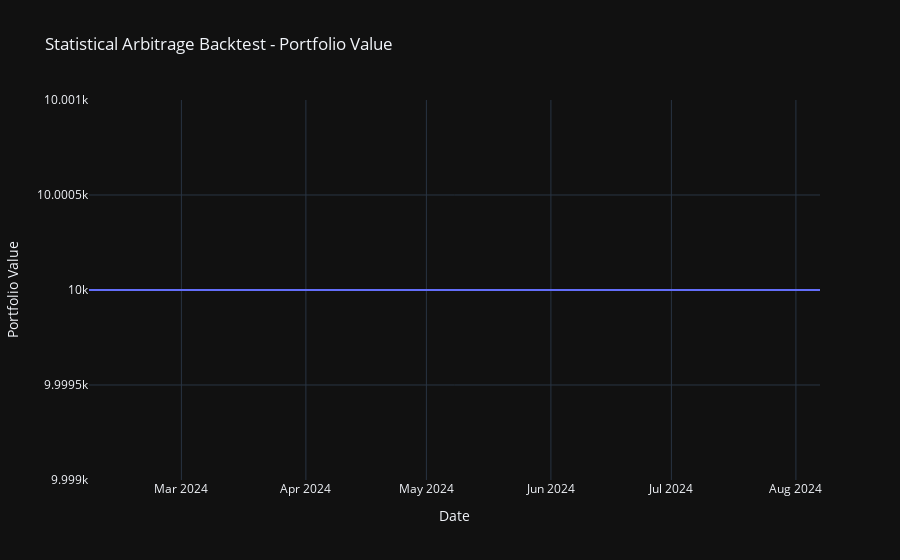
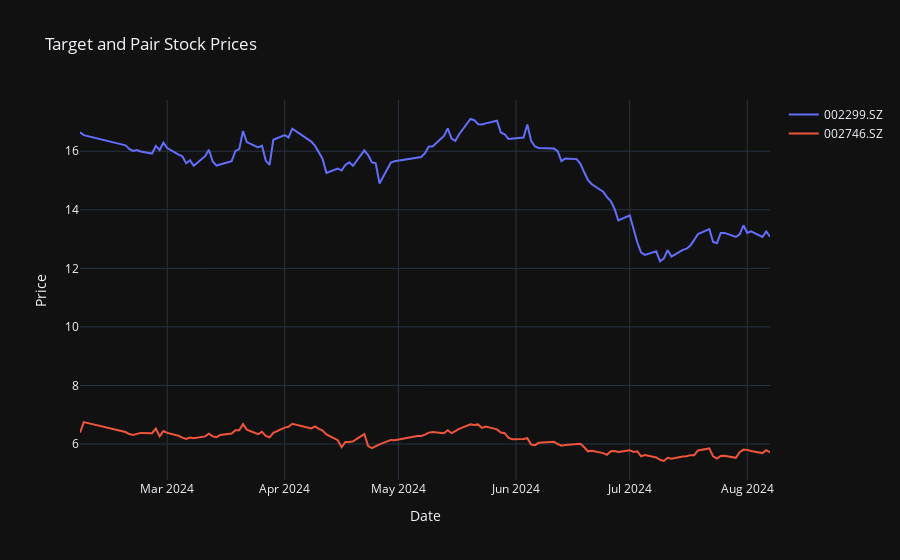
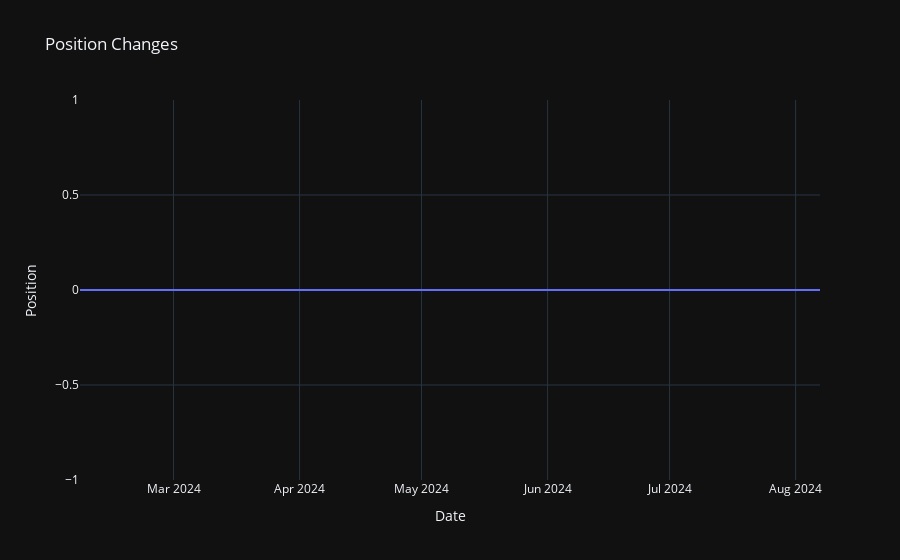
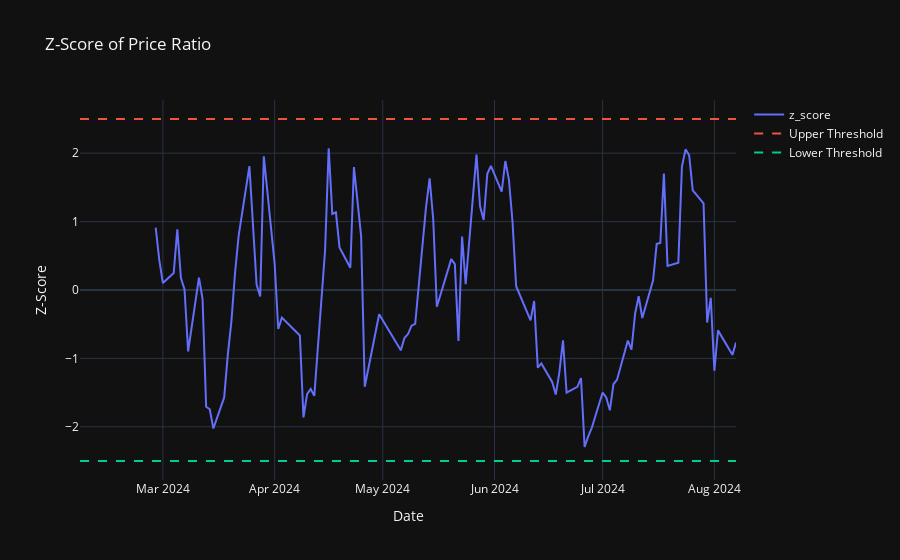

Here is the notebook cell these charts were saved with, in order:
### Code cell
# 从Excel文件读取数据
df = pd.read_excel('Stocks.xlsx', sheet_name='Target-Pair')
df = df.astype(str)

# 转换为字典
stock_pairs = {row['Stock Symbol']: row['Potential Pair'].replace("'","").split(', ') for _, row in df.iterrows()}

for target_stock, potential_pairs in stock_pairs.items():
    print(f"Processing {target_stock}...")
    # 获取目标股票和潜在配对股票的数据
    all_stocks = [target_stock] + potential_pairs
    # stock_data = get_stock_data(all_stocks, start_date, end_date)
    stock_data = get_stock_data(all_stocks)
    # print(stock_data.tail(10))
    # 数据清洗，去除缺失值
    stock_data = stock_data.dropna()
    cointegration_threshold = 0.05
    pair_stock = pair_selection(stock_data, target_stock, cointegration_threshold)
    while len(pair_stock) == 0 and cointegration_threshold <= 0.5:
        cointegration_threshold += 0.05
        pair_stock = pair_selection(stock_data, target_stock, cointegration_threshold)
    if pair_stock == []:
        print(f"Cannot Find Pair Stock For {target_stock}!")
        continue
    
    print(f"Cointegration Threshold Used: {cointegration_threshold}")    
    window, threshold = find_best_params(stock_data, target_stock, pair_stock, initial_capital, transaction_cost, stop_loss, take_profit, max_position)
    # threshold = 2.0
    buy_signal, sell_signal, close_signal = generate_trading_signals(stock_data[target_stock], stock_data[pair_stock], window, threshold)
    # 回测策略并获取结果
    portfolio_values, positions, buy_dates, sell_dates = backtest(stock_data[target_stock], buy_signal, sell_signal, close_signal, initial_capital, transaction_cost, stop_loss, take_profit, max_position)
    # 可视化
    visualization(stock_data, target_stock, pair_stock, buy_dates, sell_dates, portfolio_values, positions, window, threshold)
